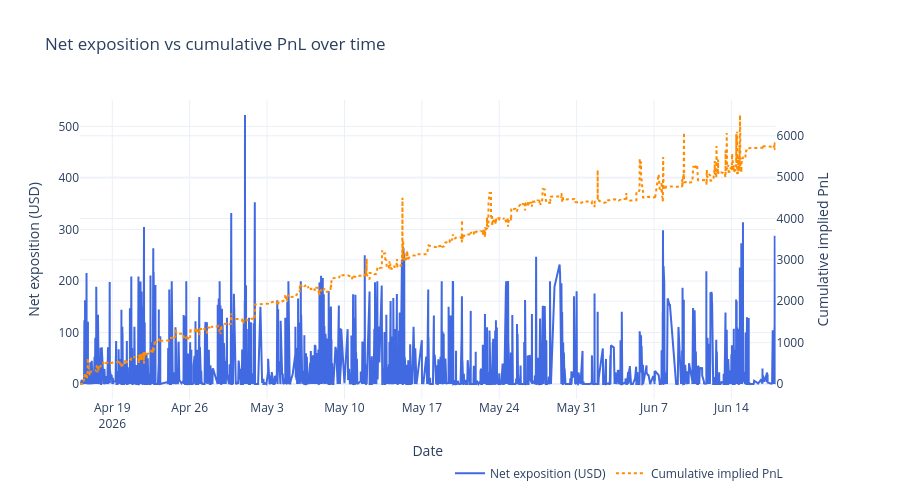

Write notebook code for a chart like this one.
### Code cell
# Net exposition over time -- each contract resets at its resolution date
# synthetic_side is the maker's side (opposite of bot's order side)
# SELL = maker sold, bot bought (+); BUY = maker bought, bot sold (-)
side_sign = wallet_all['synthetic_side'].map({'SELL': 1, 'BUY': -1})

mkt = mdf[['condition_id', 'end_date_iso']].copy()
mkt['end_date_iso'] = pd.to_datetime(mkt['end_date_iso'], utc=True)

# Net position per contract (sum of signed fills)
contract_net_pos = (
    wallet_all.assign(signed=wallet_all['notional'] * side_sign)
    .groupby('condition_id', as_index=False)['signed'].sum()
    .rename(columns={'signed': 'net_pos'})
)

# Build reset event: at end_date_iso, subtract the contract's net position to zero it
resets = contract_net_pos.merge(mkt, on='condition_id', how='inner')
resets = resets[resets['end_date_iso'].notna()].copy()
resets = resets.rename(columns={'end_date_iso': 'dt'})
resets['signed'] = -resets['net_pos']
resets = resets[['condition_id', 'dt', 'signed']]

# Signed delta per fill: SELL synthetic = bot buys (+), BUY synthetic = bot sells (-)
fill_delta = wallet_all[['condition_id', 'dt']].assign(signed=wallet_all['notional'] * side_sign)

# Combine and cumsum per contract to get position over time
pos = pd.concat([fill_delta, resets], ignore_index=True).sort_values(['condition_id', 'dt'])
pos['exposition'] = pos.groupby('condition_id')['signed'].cumsum()
pos['exposition'] = pos['exposition'].clip(lower=0)

# Aggregate across all contracts at each timestamp
ts = pos.groupby('dt', as_index=False)['exposition'].sum().sort_values('dt')

# Cumulative PnL on secondary axis for comparison
pnl_ts = wallet_all.groupby('dt', as_index=False)['implied_pnl'].sum().sort_values('dt')
pnl_ts['cum_pnl'] = pnl_ts['implied_pnl'].cumsum()

# Clip to the fills period
fill_start = wallet_all['dt'].min()
fill_end = wallet_all['dt'].max()
ts = ts[(ts['dt'] >= fill_start) & (ts['dt'] <= fill_end)]
pnl_ts = pnl_ts[(pnl_ts['dt'] >= fill_start) & (pnl_ts['dt'] <= fill_end)]

fig_ntl = make_subplots(specs=[[{'secondary_y': True}]])

fig_ntl.add_trace(go.Scatter(
    x=ts['dt'], y=ts['exposition'],
    mode='lines', name='Net exposition (USD)',
    line=dict(color='royalblue', width=2),
), secondary_y=False)

fig_ntl.add_trace(go.Scatter(
    x=pnl_ts['dt'], y=pnl_ts['cum_pnl'],
    mode='lines', name='Cumulative implied PnL',
    line=dict(color='darkorange', width=2, dash='dot'),
), secondary_y=True)

fig_ntl.update_layout(
    title='Net exposition vs cumulative PnL over time',
    template='plotly_white', height=500,
    legend=dict(x=0.5, y=-0.2, orientation='h'),
)
fig_ntl.update_xaxes(title='Date')
fig_ntl.update_yaxes(title='Net exposition (USD)', secondary_y=False)
fig_ntl.update_yaxes(title='Cumulative implied PnL', secondary_y=True)
fig_ntl.show()

### Figure 1 — Plotly figure (JSON) as saved in the notebook; plotly's stock layout.template omitted (floating-point values rounded to 4 significant figures; data arrays with more than 128 entries replaced by an {"elided": "..."} marker saying what was removed)
{"data": [{"line": {"color": "royalblue", "width": 2}, "mode": "lines", "name": "Net exposition (USD)", "type": "scatter", "x": {"elided": "8179 str values"}, "xaxis": "x", "y": {"elided": "8179 float values"}, "yaxis": "y"}, {"line": {"color": "darkorange", "dash": "dot", "width": 2}, "mode": "lines", "name": "Cumulative implied PnL", "type": "scatter", "x": {"elided": "8120 str values"}, "xaxis": "x", "y": {"elided": "8120 float values"}, "yaxis": "y2"}], "layout": {"height": 500, "legend": {"orientation": "h", "x": 0.5, "y": -0.2}, "title": {"text": "Net exposition vs cumulative PnL over time"}, "xaxis": {"anchor": "y", "domain": [0, 0.94], "title": {"text": "Date"}}, "yaxis": {"anchor": "x", "domain": [0, 1], "title": {"text": "Net exposition (USD)"}}, "yaxis2": {"anchor": "x", "overlaying": "y", "side": "right", "title": {"text": "Cumulative implied PnL"}}}}
